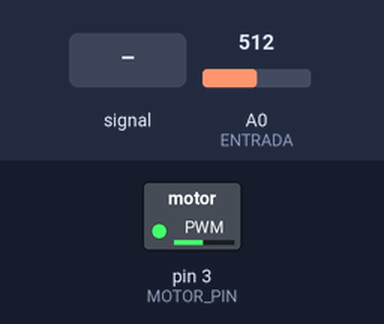
The sketch below on a simulated Arduino Uno, built with avr-gcc and run on an emulated ATmega328P. Shown: switched loads named in the sketch (green lamp = pin HIGH). The test bench sets the inputs (shaded band); at power-on: A0 (ENTRADA) = 512.

Above: at 1.26 s.
1.3 s: A0 (ENTRADA) set to 900
At 1.8 s:
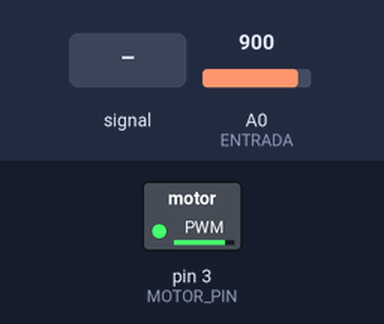
2.8 s: A0 (ENTRADA) set to 511
5.8 s: A0 (ENTRADA) set to 122
7.3 s: A0 (ENTRADA) fed a 200 Hz sine of ±81 counts around its level
At 8.5 s:
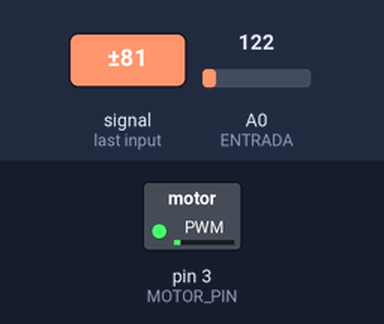
8.8 s: A0 (ENTRADA) set to 0
At 9.2 s:
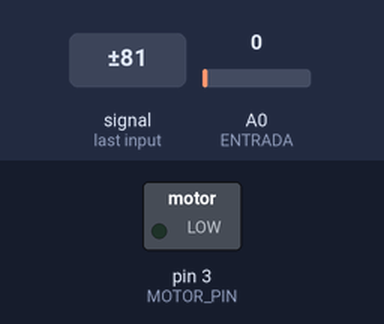
Timing chart, 0 to 11.3 s (numbered marks = the images above; inputs shaded):
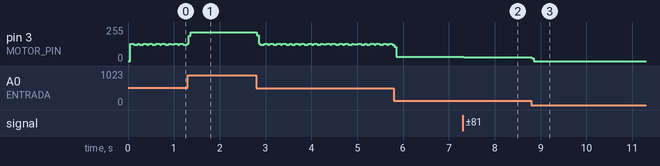

The sketch:

controlador_fuente_conmutada_pruebas.ino
```cpp
#define MOTOR_PIN 3
#define ENTRADA A0
#define PERIOD 4096

void setup()
{
    pinMode(MOTOR_PIN, OUTPUT);
	pinMode(ENTRADA, INPUT);

    digitalWrite(MOTOR_PIN, LOW);
}

void loop() {
	float duty = analogRead(ENTRADA) / 1023.0f;

	static long elapsedTime = micros();
	if (micros() - elapsedTime < duty * PERIOD)
	{
		digitalWrite(MOTOR_PIN, HIGH);
	}
	else if (micros() - elapsedTime > PERIOD)
	{
		elapsedTime = micros();
	}
	else
	{
		digitalWrite(MOTOR_PIN, LOW);
	}

	// Serial.print("Duty: "); Serial.println(duty);
	// Serial.print("Duty * PERIOD: "); Serial.println(duty * PERIOD);
}
```

Measured:
- after the input at 7.3 s, pin 3 (MOTOR_PIN): 33/255 → 27/255 at once
- after the input at 8.8 s, pin 3 (MOTOR_PIN): 27/255 → 0/255 at once
